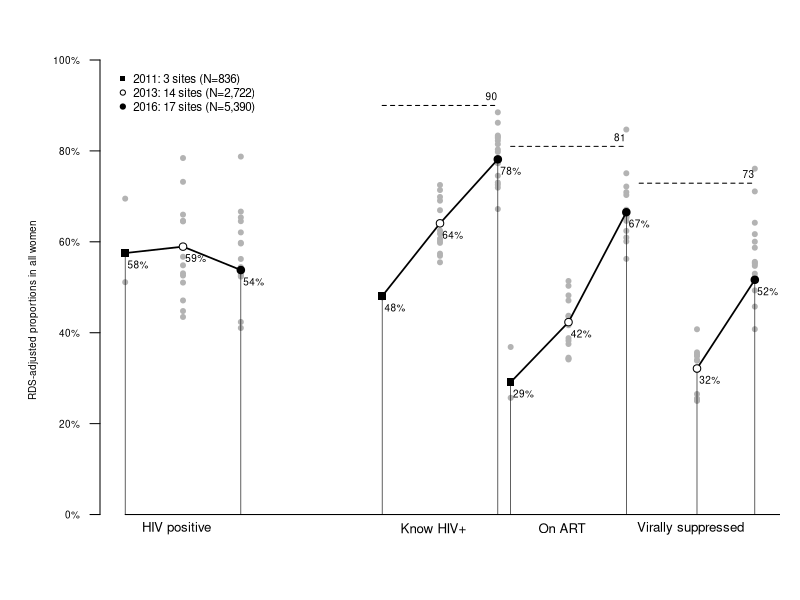

Here is the R script that generated this plot:
# Three step cascade 
# Dots for site-specific values 
# No confidence intervals 

library(openxlsx)
library(stringr)

# Read the data (requires package openxlsx)
d <- read.xlsx('data.xlsx', sheet = 2)
c <- unique(d$level)

# Extract the cascade levels being shown
y <- d$percentage
# Extract the site-specfic values
s <- d[,5:length(d)]
# Set x-axis values for the years for each value 
x <- c(.01, .055, .1, 
       #.11, .155, .2, 
       .21, .255, .3,
       .31, .355, .4,
       .41, .455, .5)
xy <- cbind(x[1:length(y)],y,s)
pt <- rep(c(15,21,19), times=length(y))

# Save PNG
png(filename = 'Cascade.png', width = 8, height = 8, units = 'in', res = 300)

# Create the plot and the points 
par(mar=c(1,5,2,1))
plot(xy[,1:2], ylim=c(-.1,1), xlim=c(0.01,(max(xy[,1]))), yaxt="n", xaxt="n", type='n',
     pch=pt, bty="n", xlab="", ylab="RDS-adjusted proportions in all women", cex.lab=.6)

# Add the site-specific points 
for (c in 3:length(xy)){
  p <- xy[,c(1,c)]  
  points(p, pch=20, cex=1, col='gray70')
}

# Add the sloping lines 
for (r in seq(1, by=3, length.out = length(y)/3)){
  lines(xy[r:(r+1),1], xy[r:(r+1),2], type="l", lwd=1.7)
  lines(xy[(r+1):(r+2),1], xy[(r+1):(r+2),2], type="l", lwd=1.7)
}

# Add the vertical lines
for (r in c(1, 3, 4, 6, 7, 9, 11, 12)){
  lines(c(xy[r,1],xy[r,1]),c(0,xy[r,2]), lwd=.6)
}

# Add the points
points(xy, pch=pt, bg='white')

# Add the labels 
for (i in 1:nrow(xy)){
  text(xy[i,1]+0.01, xy[i,2]-.025,
       labels = paste0(round(xy[i,2]*100,0),'%'), 
       cex = .6)
}

# Add horizontal line at bottom
lines(c(0.01,.71), c(0,0))

# Add the 90:90:90 lines
nnn <- c(.9,          # First 90 for diagnosis 
         .9*.9,       # Second 90 for treatment  
         .9*.9*.9)    # Third 90 for suppression 

lines(c(x[4],x[6]),  c(nnn[1],nnn[1]),lty=2)
lines(c(x[7],x[9]),  c(nnn[2],nnn[2]),lty=2)
lines(c(x[10],x[12]),c(nnn[3],nnn[3]),lty=2)

text(x[6]-.005,nnn[1]+.02,labels=paste0("90"), cex=.6)
text(x[9]-.005,nnn[2]+.02,labels=paste0("81"), cex=.6)
text(x[12]-.005,nnn[3]+.02,labels=paste0("73"), cex=.6)

# Add axes     
ap <- c(0,.2,.4,.6,.8, 1)
axis(2, at=ap, lab=paste0(ap * 100, "%"), las=TRUE, cex.axis=0.6)

xp <- c(.05, #.15, 
        .25, .35, .45)    
text(xp[1:(length(y)/3)],c(-.03), 
     labels=str_wrap(unique(d$level),25), cex=.8)

legend(0,.99,c("2011: 3 sites (N=836)", 
               "2013: 14 sites (N=2,722)",
               "2016: 17 sites (N=5,390)"),
       pch=c(15,21,19), bty="n", cex=.7)
dev.off()